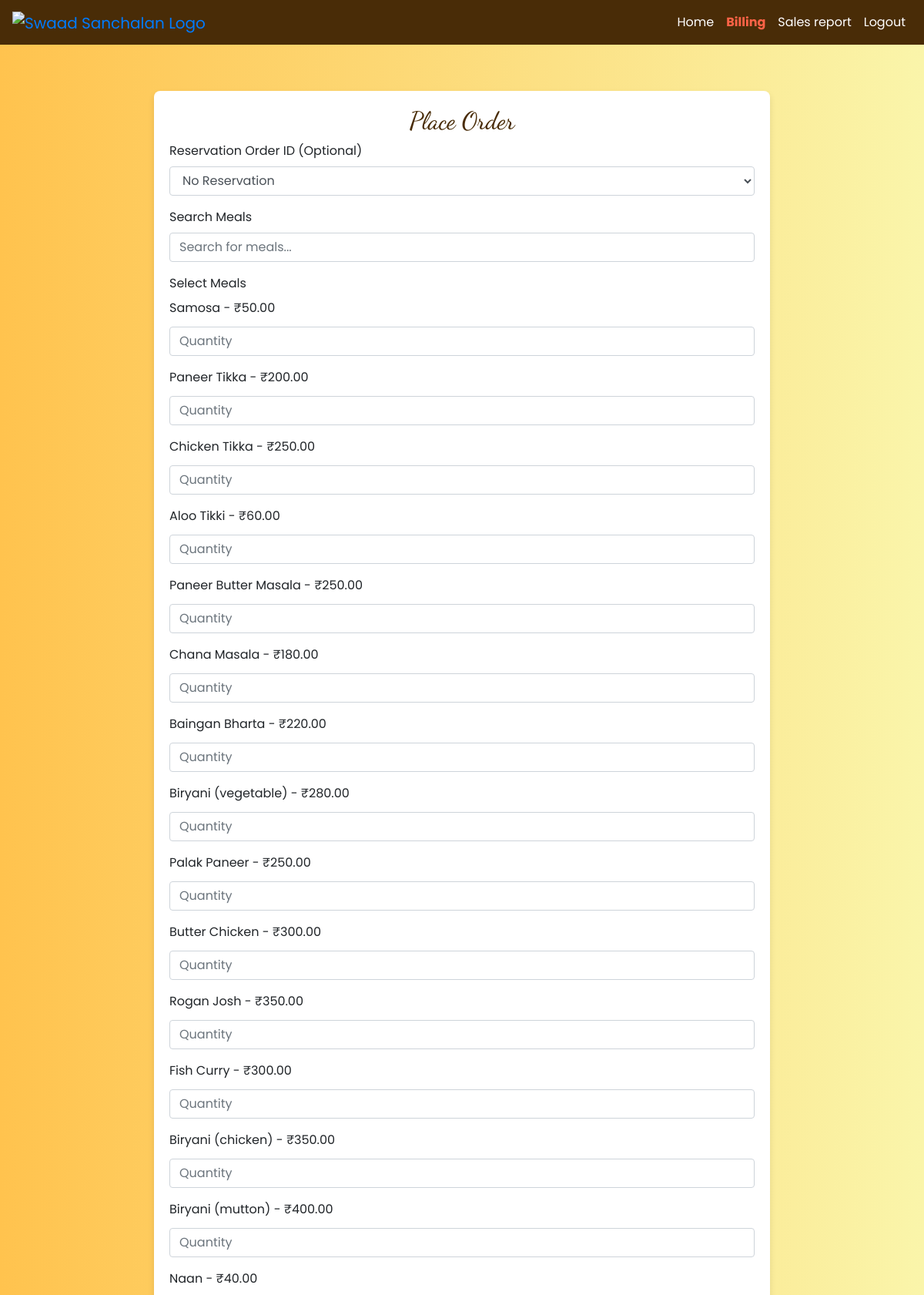
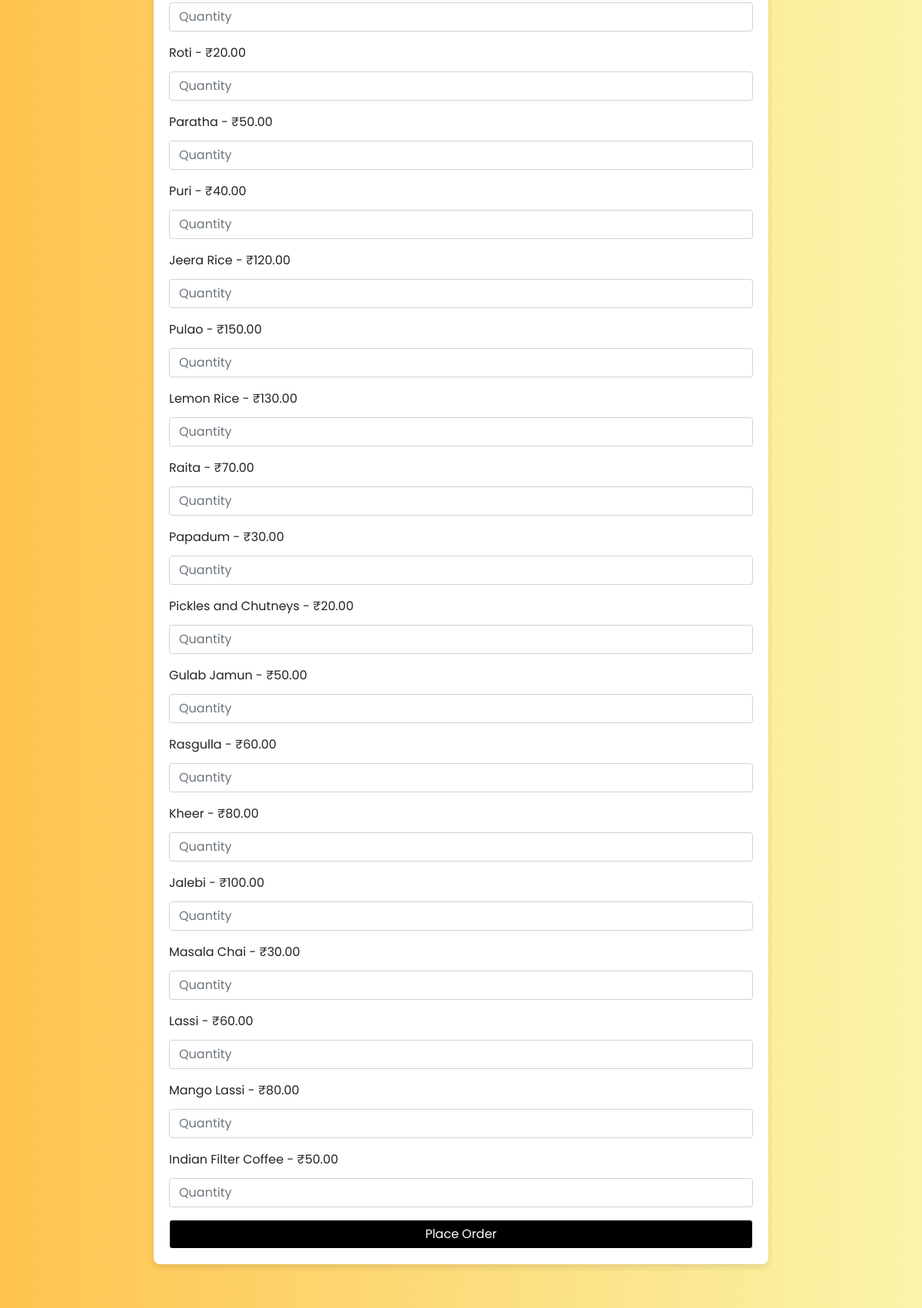
Page /admin/billing.php (signed in, upper part) on the committed database (2 pictures, top to bottom).
### tables this page shows
CREATE TABLE Menu (
    MenuID INT PRIMARY KEY AUTO_INCREMENT,
    ItemName VARCHAR(100) NOT NULL,
    Description TEXT,
    Price DECIMAL(10, 2) NOT NULL
);

### admin/billing.php (the view, shortened to what this page needs)
<?php
$servername = "localhost";
$username = "root";
$password = "";
$dbname = "SwaadSanchalan";
$conn = new mysqli($servername, $username, $password, $dbname);
$menuItems = $conn->query("SELECT * FROM Menu");
?>
<!DOCTYPE html>
<html lang="en">
<head>
    <link href="https://maxcdn.bootstrapcdn.com/bootstrap/4.5.2/css/bootstrap.min.css" rel="stylesheet">
</head>
<body>
    <?php $currentPage = 'billing.php'; include 'admin_header.php'; ?>
    <div class="billing-container">
        <h2 class="text-center">Place Order</h2>
        <form method="post" action="">
            <div class="form-group">
                <label for="reservation_order_id">Reservation Order ID (Optional)</label>
                <select class="form-control" id="reservation_order_id" name="reservation_order_id">
                    <option value="">No Reservation</option>
                </select>
            </div>
            <div class="form-group">
                <label for="meal_search">Search Meals</label>
                <input type="text" class="form-control" id="meal_search" placeholder="Search for meals...">
            </div>
            <div class="form-group">
                <label for="meal_list">Select Meals</label>
                <div id="meal_list" class="form-group">
                    <?php while ($row = $menuItems->fetch_assoc()): ?>
                        <?php if (!empty($row['ItemName']) && !empty($row['Price'])): ?>
                            <div class="form-group">
                                <label>
                                    <?php echo htmlspecialchars($row['ItemName']); ?> -
                                    ₹<?php echo number_format($row['Price'], 2); ?>
                                </label>
                                <input type="number" class="form-control mt-1" name="quantities[]" placeholder="Quantity"
                                    min="1">
                            </div>
                        <?php else: ?>
                            <div class="alert alert-warning">
                                Menu data is missing expected fields for item ID <?php echo htmlspecialchars($row['MenuID']); ?>
                            </div>
                        <?php endif; ?>
                    <?php endwhile; ?>
                </div>
            </div>
            <button type="submit" name="place_order" class="btn btn-primary btn-block">Place Order</button>
        </form>
    </div>
    <?php include 'admin_footer.php'; ?>
</body>
</html>

### CSS/admin_styles.css (style rules this page uses)
body { font-family: "Poppins", sans-serif; background: linear-gradient(90deg, #ffc34e, #faf5aa); margin: 0; padding: 0; }
html, body { height: 100%; margin: 0; }
.btn { background-color: black; border-color: white; }
.form-control { font-weight: normal; }
h2, h3, h4 { font-family: "Dancing Script", cursive; }

### admin/billing.php (style rules this page uses)
body { background: linear-gradient(90deg, #ffc34e, #faf5aa); font-family: 'Poppins', sans-serif; }
.billing-container { max-width: 800px; margin: 5% auto; padding: 20px; background-color: #fff; border-radius: 8px; box-shadow: 0 4px 8px rgba(0, 0, 0, 0.1); }
.billing-container h2 { font-family: 'Dancing Script', cursive; color: #492c07; }
.btn-primary { background-color: #492c07; border-color: #492c07; }

### rows in the picture
menu: ItemName "Samosa", Price "50.00"
menu: ItemName "Paneer Tikka", Price "200.00"
menu: ItemName "Chicken Tikka", Price "250.00"
menu: ItemName "Aloo Tikki", Price "60.00"
menu: ItemName "Paneer Butter Masala", Price "250.00"
menu: ItemName "Chana Masala", Price "180.00"
menu: ItemName "Baingan Bharta", Price "220.00"
menu: ItemName "Biryani (vegetable)", Price "280.00"
menu: ItemName "Palak Paneer", Price "250.00"
menu: ItemName "Butter Chicken", Price "300.00"
menu: ItemName "Rogan Josh", Price "350.00"
menu: ItemName "Fish Curry", Price "300.00"
menu: ItemName "Biryani (chicken)", Price "350.00"
menu: ItemName "Biryani (mutton)", Price "400.00"
menu: ItemName "Naan", Price "40.00"
menu: ItemName "Roti", Price "20.00"
menu: ItemName "Paratha", Price "50.00"
menu: ItemName "Puri", Price "40.00"
menu: ItemName "Jeera Rice", Price "120.00"
menu: ItemName "Pulao", Price "150.00"
menu: ItemName "Lemon Rice", Price "130.00"
menu: ItemName "Raita", Price "70.00"
menu: ItemName "Papadum", Price "30.00"
menu: ItemName "Pickles and Chutneys", Price "20.00"
menu: ItemName "Gulab Jamun", Price "50.00"
menu: ItemName "Rasgulla", Price "60.00"
menu: ItemName "Kheer", Price "80.00"
menu: ItemName "Jalebi", Price "100.00"
menu: ItemName "Masala Chai", Price "30.00"
menu: ItemName "Lassi", Price "60.00"
menu: ItemName "Mango Lassi", Price "80.00"
menu: ItemName "Indian Filter Coffee", Price "50.00"
